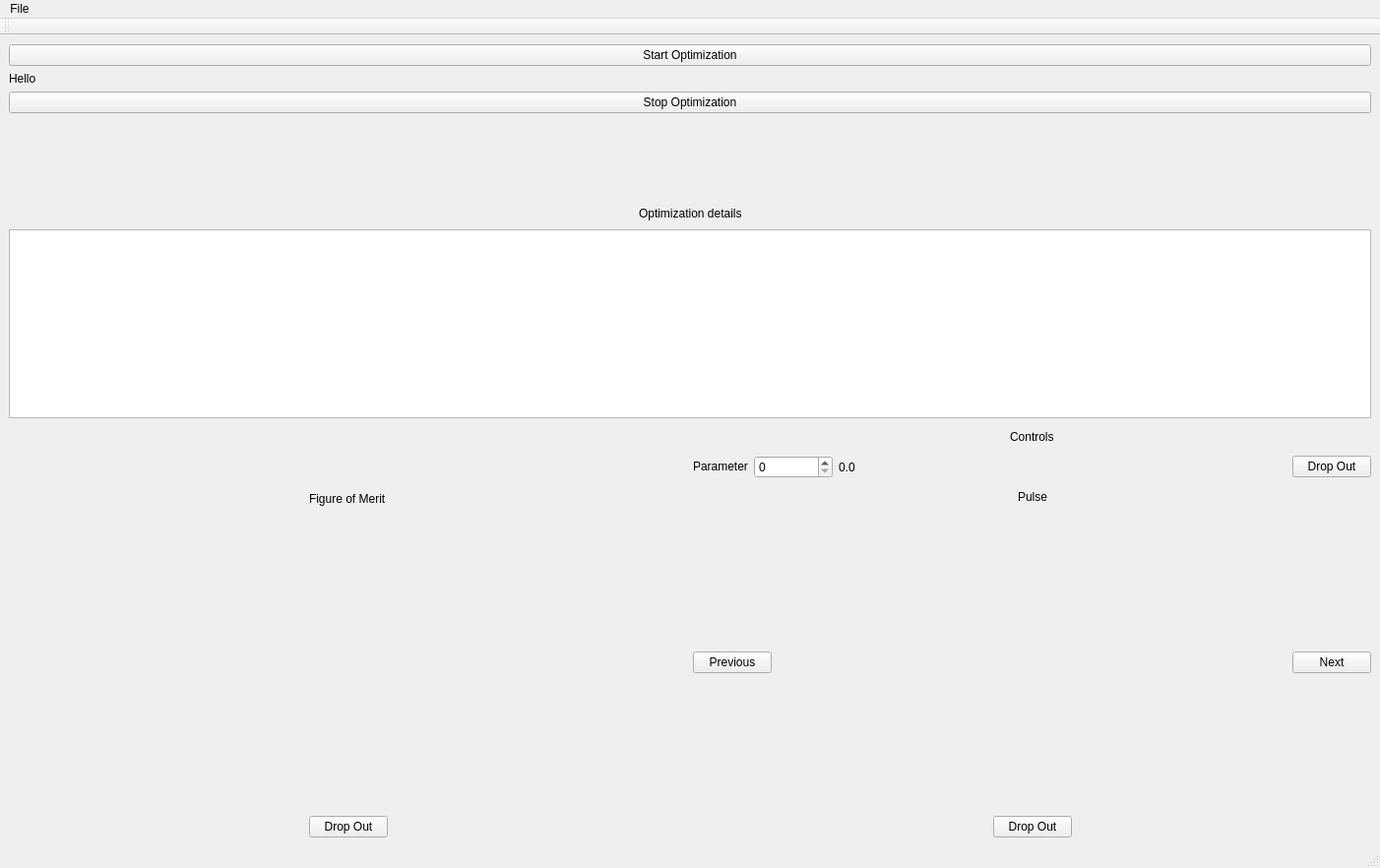
<?xml version="1.0" encoding="UTF-8"?>
<ui version="4.0">
 <class>MainWindow</class>
 <widget class="QMainWindow" name="MainWindow">
  <property name="geometry">
   <rect>
    <x>0</x>
    <y>0</y>
    <width>1402</width>
    <height>882</height>
   </rect>
  </property>
  <property name="sizePolicy">
   <sizepolicy hsizetype="Expanding" vsizetype="Expanding">
    <horstretch>0</horstretch>
    <verstretch>0</verstretch>
   </sizepolicy>
  </property>
  <property name="windowTitle">
   <string>MainWindow</string>
  </property>
  <widget class="QWidget" name="main_widget">
   <property name="sizePolicy">
    <sizepolicy hsizetype="Maximum" vsizetype="Maximum">
     <horstretch>0</horstretch>
     <verstretch>0</verstretch>
    </sizepolicy>
   </property>
   <layout class="QVBoxLayout" name="verticalLayout_7">
    <item>
     <layout class="QVBoxLayout" name="main_commands_layout">
      <item>
       <widget class="QPushButton" name="start_optimization_button">
        <property name="text">
         <string>Start Optimization</string>
        </property>
       </widget>
      </item>
      <item>
       <widget class="QLabel" name="main_operations_label">
        <property name="text">
         <string>Hello</string>
        </property>
       </widget>
      </item>
      <item>
       <widget class="QPushButton" name="stop_optimization_button">
        <property name="text">
         <string>Stop Optimization</string>
        </property>
       </widget>
      </item>
     </layout>
    </item>
    <item>
     <spacer name="vertical_buttons_plotter_spacer_2">
      <property name="orientation">
       <enum>Qt::Vertical</enum>
      </property>
      <property name="sizeHint" stdset="0">
       <size>
        <width>1135</width>
        <height>51</height>
       </size>
      </property>
     </spacer>
    </item>
    <item>
     <layout class="QHBoxLayout" name="horizontalLayout_8">
      <item>
       <spacer name="horizontalSpacer_9">
        <property name="orientation">
         <enum>Qt::Horizontal</enum>
        </property>
        <property name="sizeHint" stdset="0">
         <size>
          <width>40</width>
          <height>20</height>
         </size>
        </property>
       </spacer>
      </item>
      <item>
       <widget class="QLabel" name="label_7">
        <property name="text">
         <string>Optimization details</string>
        </property>
       </widget>
      </item>
      <item>
       <spacer name="horizontalSpacer_10">
        <property name="orientation">
         <enum>Qt::Horizontal</enum>
        </property>
        <property name="sizeHint" stdset="0">
         <size>
          <width>40</width>
          <height>20</height>
         </size>
        </property>
       </spacer>
      </item>
     </layout>
    </item>
    <item>
     <widget class="QPlainTextEdit" name="optimization_details_plain_text"/>
    </item>
    <item>
     <layout class="QHBoxLayout" name="horizontalLayout_10">
      <item>
       <layout class="QVBoxLayout" name="verticalLayout_5">
        <item>
         <spacer name="verticalSpacer_5">
          <property name="orientation">
           <enum>Qt::Vertical</enum>
          </property>
          <property name="sizeHint" stdset="0">
           <size>
            <width>20</width>
            <height>40</height>
           </size>
          </property>
         </spacer>
        </item>
        <item>
         <layout class="QHBoxLayout" name="horizontalLayout_6">
          <item>
           <spacer name="horizontalSpacer_5">
            <property name="orientation">
             <enum>Qt::Horizontal</enum>
            </property>
            <property name="sizeHint" stdset="0">
             <size>
              <width>40</width>
              <height>20</height>
             </size>
            </property>
           </spacer>
          </item>
          <item>
           <widget class="QLabel" name="label">
            <property name="text">
             <string>Figure of Merit</string>
            </property>
           </widget>
          </item>
          <item>
           <spacer name="horizontalSpacer_8">
            <property name="orientation">
             <enum>Qt::Horizontal</enum>
            </property>
            <property name="sizeHint" stdset="0">
             <size>
              <width>148</width>
              <height>17</height>
             </size>
            </property>
           </spacer>
          </item>
         </layout>
        </item>
       </layout>
      </item>
      <item>
       <layout class="QVBoxLayout" name="verticalLayout_6">
        <item>
         <layout class="QHBoxLayout" name="horizontalLayout_9">
          <item>
           <spacer name="horizontalSpacer_12">
            <property name="orientation">
             <enum>Qt::Horizontal</enum>
            </property>
            <property name="sizeHint" stdset="0">
             <size>
              <width>40</width>
              <height>20</height>
             </size>
            </property>
           </spacer>
          </item>
          <item>
           <widget class="QLabel" name="label_3">
            <property name="text">
             <string>Controls</string>
            </property>
           </widget>
          </item>
          <item>
           <spacer name="horizontalSpacer_13">
            <property name="orientation">
             <enum>Qt::Horizontal</enum>
            </property>
            <property name="sizeHint" stdset="0">
             <size>
              <width>40</width>
              <height>20</height>
             </size>
            </property>
           </spacer>
          </item>
         </layout>
        </item>
        <item>
         <layout class="QHBoxLayout" name="horizontalLayout">
          <item>
           <widget class="QLabel" name="name_parameter_label">
            <property name="sizePolicy">
             <sizepolicy hsizetype="Preferred" vsizetype="Fixed">
              <horstretch>0</horstretch>
              <verstretch>0</verstretch>
             </sizepolicy>
            </property>
            <property name="minimumSize">
             <size>
              <width>0</width>
              <height>0</height>
             </size>
            </property>
            <property name="text">
             <string>Parameter</string>
            </property>
           </widget>
          </item>
          <item>
           <widget class="QSpinBox" name="select_parameter_spinbox">
            <property name="minimumSize">
             <size>
              <width>80</width>
              <height>0</height>
             </size>
            </property>
           </widget>
          </item>
          <item>
           <widget class="QLabel" name="value_parameter_label">
            <property name="sizePolicy">
             <sizepolicy hsizetype="Fixed" vsizetype="Preferred">
              <horstretch>0</horstretch>
              <verstretch>0</verstretch>
             </sizepolicy>
            </property>
            <property name="minimumSize">
             <size>
              <width>120</width>
              <height>0</height>
             </size>
            </property>
            <property name="text">
             <string>0.0</string>
            </property>
           </widget>
          </item>
          <item>
           <spacer name="horizontalSpacer_6">
            <property name="orientation">
             <enum>Qt::Horizontal</enum>
            </property>
            <property name="sizeHint" stdset="0">
             <size>
              <width>40</width>
              <height>20</height>
             </size>
            </property>
           </spacer>
          </item>
          <item>
           <widget class="QPushButton" name="drop_out_parameter_button">
            <property name="text">
             <string>Drop Out</string>
            </property>
           </widget>
          </item>
         </layout>
        </item>
        <item>
         <layout class="QHBoxLayout" name="horizontalLayout_2">
          <item>
           <spacer name="horizontalSpacer_14">
            <property name="orientation">
             <enum>Qt::Horizontal</enum>
            </property>
            <property name="sizeHint" stdset="0">
             <size>
              <width>40</width>
              <height>20</height>
             </size>
            </property>
           </spacer>
          </item>
          <item>
           <widget class="QLabel" name="pulse_index_label">
            <property name="text">
             <string>Pulse</string>
            </property>
           </widget>
          </item>
          <item>
           <spacer name="horizontalSpacer_7">
            <property name="orientation">
             <enum>Qt::Horizontal</enum>
            </property>
            <property name="sizeHint" stdset="0">
             <size>
              <width>78</width>
              <height>17</height>
             </size>
            </property>
           </spacer>
          </item>
         </layout>
        </item>
       </layout>
      </item>
     </layout>
    </item>
    <item>
     <layout class="QHBoxLayout" name="horizontalLayout_7">
      <item>
       <layout class="QVBoxLayout" name="verticalLayout">
        <item>
         <widget class="PlotWidget" name="fom_plotter" native="true">
          <property name="sizePolicy">
           <sizepolicy hsizetype="MinimumExpanding" vsizetype="MinimumExpanding">
            <horstretch>0</horstretch>
            <verstretch>0</verstretch>
           </sizepolicy>
          </property>
          <property name="minimumSize">
           <size>
            <width>300</width>
            <height>300</height>
           </size>
          </property>
         </widget>
        </item>
        <item>
         <layout class="QHBoxLayout" name="horizontalLayout_3">
          <item>
           <spacer name="horizontalSpacer">
            <property name="orientation">
             <enum>Qt::Horizontal</enum>
            </property>
            <property name="sizeHint" stdset="0">
             <size>
              <width>40</width>
              <height>20</height>
             </size>
            </property>
           </spacer>
          </item>
          <item>
           <widget class="QPushButton" name="drop_out_fom_button">
            <property name="text">
             <string>Drop Out</string>
            </property>
           </widget>
          </item>
          <item>
           <spacer name="horizontalSpacer_2">
            <property name="orientation">
             <enum>Qt::Horizontal</enum>
            </property>
            <property name="sizeHint" stdset="0">
             <size>
              <width>40</width>
              <height>20</height>
             </size>
            </property>
           </spacer>
          </item>
         </layout>
        </item>
       </layout>
      </item>
      <item>
       <layout class="QVBoxLayout" name="verticalLayout_4">
        <item>
         <layout class="QHBoxLayout" name="horizontalLayout_5">
          <item>
           <layout class="QVBoxLayout" name="verticalLayout_2">
            <item>
             <spacer name="verticalSpacer">
              <property name="orientation">
               <enum>Qt::Vertical</enum>
              </property>
              <property name="sizeHint" stdset="0">
               <size>
                <width>20</width>
                <height>40</height>
               </size>
              </property>
             </spacer>
            </item>
            <item>
             <widget class="QPushButton" name="previous_pulse_plot_button">
              <property name="text">
               <string>Previous</string>
              </property>
             </widget>
            </item>
            <item>
             <spacer name="verticalSpacer_2">
              <property name="orientation">
               <enum>Qt::Vertical</enum>
              </property>
              <property name="sizeHint" stdset="0">
               <size>
                <width>20</width>
                <height>40</height>
               </size>
              </property>
             </spacer>
            </item>
           </layout>
          </item>
          <item>
           <widget class="PlotWidget" name="pulses_plotter" native="true">
            <property name="sizePolicy">
             <sizepolicy hsizetype="MinimumExpanding" vsizetype="MinimumExpanding">
              <horstretch>0</horstretch>
              <verstretch>0</verstretch>
             </sizepolicy>
            </property>
            <property name="minimumSize">
             <size>
              <width>300</width>
              <height>300</height>
             </size>
            </property>
           </widget>
          </item>
          <item>
           <layout class="QVBoxLayout" name="verticalLayout_3">
            <item>
             <spacer name="verticalSpacer_3">
              <property name="orientation">
               <enum>Qt::Vertical</enum>
              </property>
              <property name="sizeHint" stdset="0">
               <size>
                <width>20</width>
                <height>40</height>
               </size>
              </property>
             </spacer>
            </item>
            <item>
             <widget class="QPushButton" name="next_pulse_plot_button">
              <property name="text">
               <string>Next</string>
              </property>
             </widget>
            </item>
            <item>
             <spacer name="verticalSpacer_4">
              <property name="orientation">
               <enum>Qt::Vertical</enum>
              </property>
              <property name="sizeHint" stdset="0">
               <size>
                <width>20</width>
                <height>40</height>
               </size>
              </property>
             </spacer>
            </item>
           </layout>
          </item>
         </layout>
        </item>
        <item>
         <layout class="QHBoxLayout" name="horizontalLayout_4">
          <item>
           <spacer name="horizontalSpacer_3">
            <property name="orientation">
             <enum>Qt::Horizontal</enum>
            </property>
            <property name="sizeHint" stdset="0">
             <size>
              <width>40</width>
              <height>20</height>
             </size>
            </property>
           </spacer>
          </item>
          <item>
           <widget class="QPushButton" name="drop_out_pulse_button">
            <property name="text">
             <string>Drop Out</string>
            </property>
           </widget>
          </item>
          <item>
           <spacer name="horizontalSpacer_4">
            <property name="orientation">
             <enum>Qt::Horizontal</enum>
            </property>
            <property name="sizeHint" stdset="0">
             <size>
              <width>40</width>
              <height>20</height>
             </size>
            </property>
           </spacer>
          </item>
         </layout>
        </item>
       </layout>
      </item>
     </layout>
    </item>
   </layout>
  </widget>
  <widget class="QMenuBar" name="bar_menu">
   <property name="geometry">
    <rect>
     <x>0</x>
     <y>0</y>
     <width>1402</width>
     <height>22</height>
    </rect>
   </property>
   <widget class="QMenu" name="file_menu">
    <property name="title">
     <string>File</string>
    </property>
    <widget class="QMenu" name="menuNew">
     <property name="title">
      <string>New</string>
     </property>
     <addaction name="separator"/>
     <addaction name="parameters_optimization_action"/>
     <addaction name="dcrab_optimization_action"/>
    </widget>
    <addaction name="menuNew"/>
    <addaction name="load_file_action"/>
   </widget>
   <addaction name="file_menu"/>
  </widget>
  <widget class="QStatusBar" name="statusbar"/>
  <widget class="QToolBar" name="toolBar">
   <property name="windowTitle">
    <string>toolBar</string>
   </property>
   <attribute name="toolBarArea">
    <enum>TopToolBarArea</enum>
   </attribute>
   <attribute name="toolBarBreak">
    <bool>false</bool>
   </attribute>
  </widget>
  <action name="parameters_optimization_action">
   <property name="text">
    <string>Parameters Optimization</string>
   </property>
  </action>
  <action name="dcrab_optimization_action">
   <property name="text">
    <string>dCRAB Optimization</string>
   </property>
  </action>
  <action name="load_file_action">
   <property name="text">
    <string>Load File</string>
   </property>
  </action>
 </widget>
 <customwidgets>
  <customwidget>
   <class>PlotWidget</class>
   <extends>QWidget</extends>
   <header>pyqtgraph</header>
   <container>1</container>
  </customwidget>
 </customwidgets>
 <resources/>
 <connections/>
</ui>
